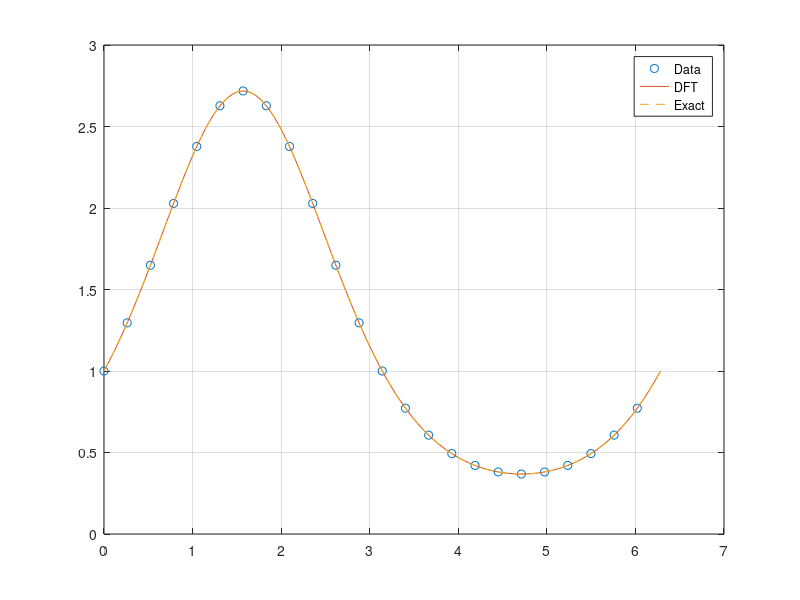

The MATLAB source for this figure:
clear all; close all

% Function to approximate
fun = @(x) max(0,1-abs(x-pi)/2); 
fun = @(x) exp(sin(x));

N = 24; 
h = 2*pi/N; 
x = h*(0:N-1)';
v = fun(x);

% Compute DFT using FFT
v_hat = fft(v);
k = [0:N/2, -N/2+1:-1];

% Plot on a finer grid
ng = 100;
xg = linspace(0,2*pi,ng);
fg = exp(1i*xg'*k) * v_hat / N;
fg = real(fg);
plot(x,v,'o',xg,fg,'-',xg,fun(xg),'--')
legend('Data','DFT','Exact')
grid on
